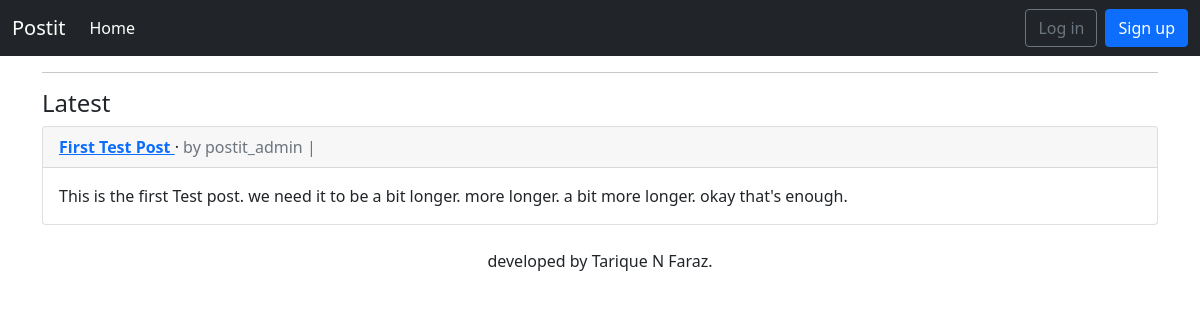
/posts/, run on an earlier commit of the app's database.
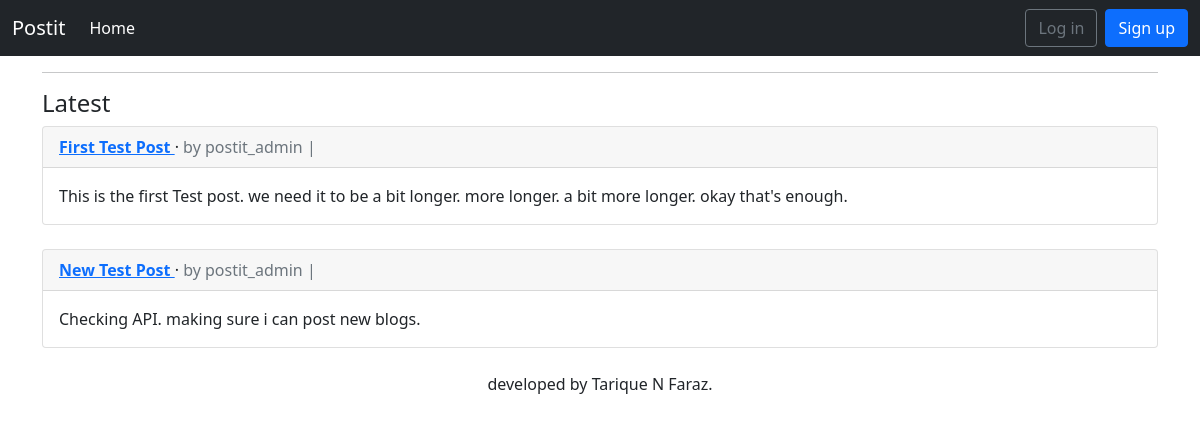
And on a later commit of the database.
### posts/models.py (models this page shows, shortened)
class Post(models.Model):
	title = models.CharField(max_length=200)
	body = models.TextField()
	author = models.ForeignKey(get_user_model(), on_delete=models.CASCADE)
	created_at = models.DateTimeField(auto_now_add=True)
	updated_at = models.DateTimeField(auto_now=True)

### users/models.py (models this page shows)
class CustomUser(AbstractUser):
	age = models.PositiveIntegerField(null=True, blank=True)

### posts/views.py (the view)
# urls.py: path('posts/', PostList.as_view(), name='post_list'),
class PostList(ListView):
    model = Post
    template_name = "post_list.html"

### templates/post_list.html (shortened to what this page needs)
{% extends "base.html" %}
{% block content %}
<h4>Latest</h4>
{% for post in post_list %}
<div class="card">
	<div class= "card-header">
		<span class="fw-bold">
			<a href="{% url 'post_detail' post.pk %}" class="stretched-link">{{ post.title }} </a>
		</span> &middot;
		<span class="text-muted">by {{ post.author }} | {{ post.date }}</span>
	</div>
	<div class="card-body">
		{{ post.body }}
	</div>
</div>
<br />
{% endfor %}
{% endblock content %}

What changed in the data, as far as the page shows it:
added Post: title "New Test Post", author "postit_admin", body "Checking API. making sure i can post new blogs."
